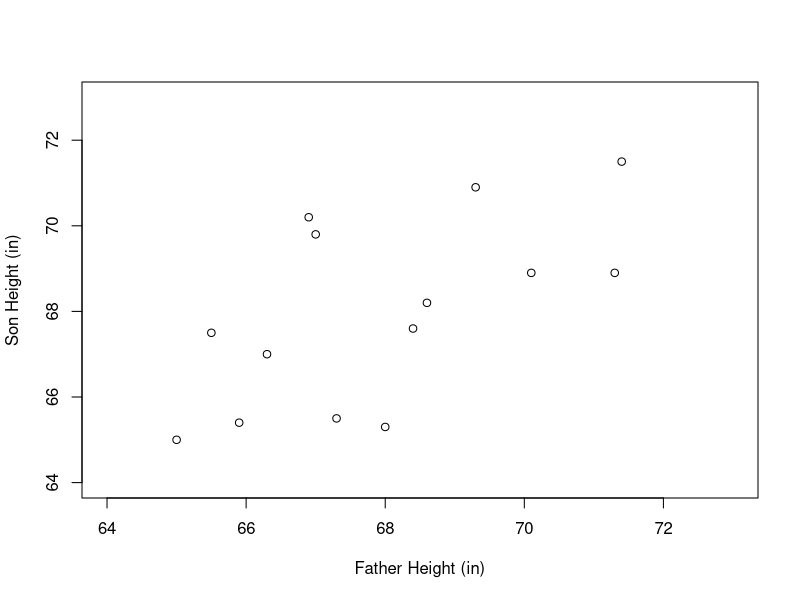

The R source for this figure: (Note: this script raises an error after producing the figure.)
## ---- chunk 1
knitr::opts_chunk$set(echo = TRUE)
## ---- chunk 2
father <- c(71.3, 65.5, 65.9, 68.6, 71.4, 68.4, 65.0, 66.3, 68.0,67.3,67.0, 69.3, 70.1, 66.9)
son <- c(68.9, 67.5, 65.4, 68.2, 71.5, 67.6, 65.0, 67.0, 65.3,65.5, 69.8, 70.9, 68.9, 70.2)

mean.x=mean(father);
sd.x=sd(father)
n.x=length(father)

mean.y=mean(son)
sd.y=sd(son)
n.y=length(son)

cor(father, son)
## ---- chunk 3
plot(son~father, ylab="Son Height (in)", xlab="Father Height (in)", ylim=c(64, 73), xlim=c(64, 73))
## ---- chunk 4
sum((father-mean(father))*(son-mean(son)))/(sqrt(sum((father-mean(father))^2)*sum((son-mean(son))^2)))

corr(data.frame(father, son))

## ---- chunk 5
mod<-lm(son~father)
summary(mod)
anova(mod)

require(ggplot2)
ggplot(data=data.frame(father, son), aes(x=father, y=son))+
  geom_point()+
  geom_smooth(method="lm", se=TRUE )

plot(mod)

SSE=sum((mod$residuals)^2)
MSE=SSE/(length(son)-2)
sigma.hat=sqrt(MSE)
SSReg=sum(((mean(son)-mod$fitted.values))^2)

SSE; MSE; sigma.hat

sqrt(var(father)*(14-1))
sqrt(sum((father-mean(father))^2))

## ---- chunk 6
dosage<-c(3,3,4,5,6,6,7,8,8,9)
relief<-c(9,5,12,9,14,16,22,18,24,22)

sum((dosage-mean(dosage))*(relief-mean(relief)))
sqrt(9*2.132^2*9*6.42^2)

ex2data<-data.frame(dosage, relief)
require(ggplot2)
ggplot(data=ex2data, aes(x=dosage, y=relief))+
  geom_point()+
  geom_smooth(method="lm", se=FALSE)
plot(dosage, relief)

cor(dosage, relief)
mod<-lm(relief~dosage)
anova(mod)
summary(mod)
plot(mod)
mean(dosage)
mean(relief)

SSE=sum(mod$residuals^2)
MSE=SSE/(length(dosage)-2)
qt(.975, df=8)
